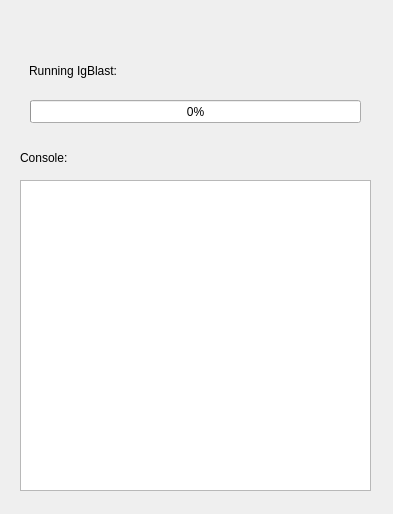
<?xml version="1.0" encoding="UTF-8"?>
<ui version="4.0">
 <class>Form</class>
 <widget class="QWidget" name="Form">
  <property name="geometry">
   <rect>
    <x>0</x>
    <y>0</y>
    <width>393</width>
    <height>514</height>
   </rect>
  </property>
  <property name="windowTitle">
   <string>Form</string>
  </property>
  <widget class="QLabel" name="prog_label">
   <property name="geometry">
    <rect>
     <x>29</x>
     <y>50</y>
     <width>151</width>
     <height>41</height>
    </rect>
   </property>
   <property name="text">
    <string>Running IgBlast: </string>
   </property>
  </widget>
  <widget class="QProgressBar" name="progressBar">
   <property name="geometry">
    <rect>
     <x>30</x>
     <y>100</y>
     <width>331</width>
     <height>23</height>
    </rect>
   </property>
   <property name="value">
    <number>0</number>
   </property>
  </widget>
  <widget class="QTextEdit" name="console_out">
   <property name="geometry">
    <rect>
     <x>20</x>
     <y>180</y>
     <width>351</width>
     <height>311</height>
    </rect>
   </property>
   <property name="autoFillBackground">
    <bool>false</bool>
   </property>
   <property name="readOnly">
    <bool>false</bool>
   </property>
   <property name="html">
    <string>&lt;!DOCTYPE HTML PUBLIC &quot;-//W3C//DTD HTML 4.0//EN&quot; &quot;http://www.w3.org/TR/REC-html40/strict.dtd&quot;&gt;
&lt;html&gt;&lt;head&gt;&lt;meta name=&quot;qrichtext&quot; content=&quot;1&quot; /&gt;&lt;style type=&quot;text/css&quot;&gt;
p, li { white-space: pre-wrap; }
&lt;/style&gt;&lt;/head&gt;&lt;body style=&quot; font-family:'.AppleSystemUIFont'; font-size:13pt; font-weight:400; font-style:normal;&quot;&gt;
&lt;p style=&quot;-qt-paragraph-type:empty; margin-top:0px; margin-bottom:0px; margin-left:0px; margin-right:0px; -qt-block-indent:0; text-indent:0px;&quot;&gt;&lt;br /&gt;&lt;/p&gt;&lt;/body&gt;&lt;/html&gt;</string>
   </property>
  </widget>
  <widget class="QLabel" name="label_2">
   <property name="geometry">
    <rect>
     <x>20</x>
     <y>150</y>
     <width>60</width>
     <height>16</height>
    </rect>
   </property>
   <property name="text">
    <string>Console:</string>
   </property>
  </widget>
 </widget>
 <resources/>
 <connections/>
</ui>
